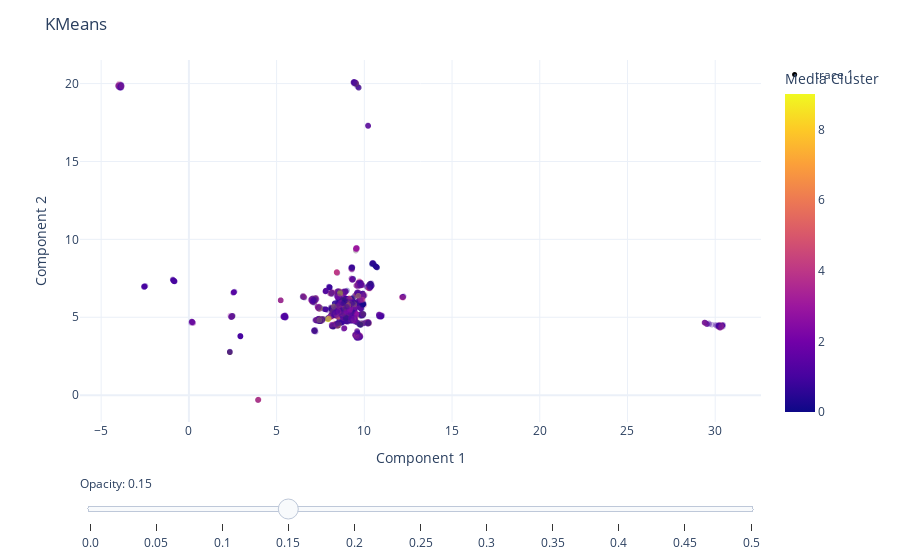

Notebook cell for this chart:
### Markdown cell above
### n dimensions

### Code cell
# Plot the training points
fig = px.scatter(
    data_frame = train_df,
    x = "Component 1",
    y = "Component 2", # Change components to visualize each of the 30 dimensions
    color = "Media Cluster",
    hover_data = ["taxon_id", "Target", "KMeans Cluster"],
    opacity = 0.3
) 

# Add the test points as a scatter trace
fig.add_trace(
    go.Scatter(
        x=test_df["Component 1"],  # x coordinates
        y=test_df["Component 2"],  # y coordinates
        mode='markers',
        marker=dict(
            color='black',  
            size=5,  
            opacity=1.0 
        ),
        text=test_df["Target"]  # marker hover text
    )
)

# Opacity slider
steps = []
for i in range(11):  # 0 to 1 in steps of 0.1
    step = dict(
        method="restyle",
        args=[{"marker.opacity": [i/20]}, [0]],  # Adjust opacity of the first trace only
        label=str(i/20)
    )
    steps.append(step)
sliders = [dict(
    active=3,  # initial value corresponding to opacity=0.3
    currentvalue={"prefix": "Opacity: "},
    pad={"t": 50},
    steps=steps
)]

fig.update_layout(
    sliders=sliders,
    title="KMeans",
    template="plotly_white",
)

fig.show()

### Figure 1 — Plotly figure (JSON) as saved in the notebook; plotly's stock layout.template omitted (floating-point values rounded to 4 significant figures; data arrays with more than 128 entries replaced by an {"elided": "..."} marker saying what was removed)
{"data": [{"customdata": {"elided": "8464x3 mixed values"}, "hovertemplate": "Component 1=%{x}<br>Component 2=%{y}<br>taxon_id=%{customdata[0]}<br>Target=%{customdata[1]}<br>KMeans Cluster=%{customdata[2]}<br>Media Cluster=%{marker.color}<extra></extra>", "legendgroup": "", "marker": {"color": {"elided": "8464 int values"}, "coloraxis": "coloraxis", "opacity": 0.3, "symbol": "circle"}, "mode": "markers", "name": "", "showlegend": false, "type": "scattergl", "x": {"elided": "8464 float values"}, "xaxis": "x", "y": {"elided": "8464 float values"}, "yaxis": "y"}, {"marker": {"color": "black", "opacity": 1, "size": 5}, "mode": "markers", "text": ["unknown", "unknown", "unknown", "unknown", "unknown", "unknown", "unknown", "unknown", "unknown", "unknown", "unknown", "unknown", "unknown", "unknown", "unknown", "unknown", "unknown", "unknown", "unknown", "unknown", "unknown", "unknown", "unknown"], "type": "scatter", "x": [9.027, 8.845, 8.926, 9.363, 9.013, 8.817, 9.018, 8.866, 8.86, 9.184, 8.802, 8.775, 8.445, 8.593, 9.069, 8.884, 9.07, 8.829, 9.103, 8.824, 8.959, 8.742, 8.834], "y": [5.836, 5.665, 6.079, 5.828, 5.865, 5.614, 5.893, 6.163, 5.607, 5.853, 5.595, 5.628, 5.444, 5.471, 5.901, 5.642, 5.899, 5.647, 5.834, 6.0, 5.931, 5.752, 5.612]}], "layout": {"coloraxis": {"colorbar": {"title": {"text": "Media Cluster"}}, "colorscale": [[0, "#0d0887"], [0.1111, "#46039f"], [0.2222, "#7201a8"], [0.3333, "#9c179e"], [0.4444, "#bd3786"], [0.5556, "#d8576b"], [0.6667, "#ed7953"], [0.7778, "#fb9f3a"], [0.8889, "#fdca26"], [1, "#f0f921"]]}, "legend": {"tracegroupgap": 0}, "margin": {"t": 60}, "sliders": [{"active": 3, "currentvalue": {"prefix": "Opacity: "}, "pad": {"t": 50}, "steps": [{"args": [{"marker.opacity": [0]}, [0]], "label": "0.0", "method": "restyle"}, {"args": [{"marker.opacity": [0.05]}, [0]], "label": "0.05", "method": "restyle"}, {"args": [{"marker.opacity": [0.1]}, [0]], "label": "0.1", "method": "restyle"}, {"args": [{"marker.opacity": [0.15]}, [0]], "label": "0.15", "method": "restyle"}, {"args": [{"marker.opacity": [0.2]}, [0]], "label": "0.2", "method": "restyle"}, {"args": [{"marker.opacity": [0.25]}, [0]], "label": "0.25", "method": "restyle"}, {"args": [{"marker.opacity": [0.3]}, [0]], "label": "0.3", "method": "restyle"}, {"args": [{"marker.opacity": [0.35]}, [0]], "label": "0.35", "method": "restyle"}, {"args": [{"marker.opacity": [0.4]}, [0]], "label": "0.4", "method": "restyle"}, {"args": [{"marker.opacity": [0.45]}, [0]], "label": "0.45", "method": "restyle"}, {"args": [{"marker.opacity": [0.5]}, [0]], "label": "0.5", "method": "restyle"}]}], "title": {"text": "KMeans"}, "xaxis": {"anchor": "y", "domain": [0, 1], "title": {"text": "Component 1"}}, "yaxis": {"anchor": "x", "domain": [0, 1], "title": {"text": "Component 2"}}}}
